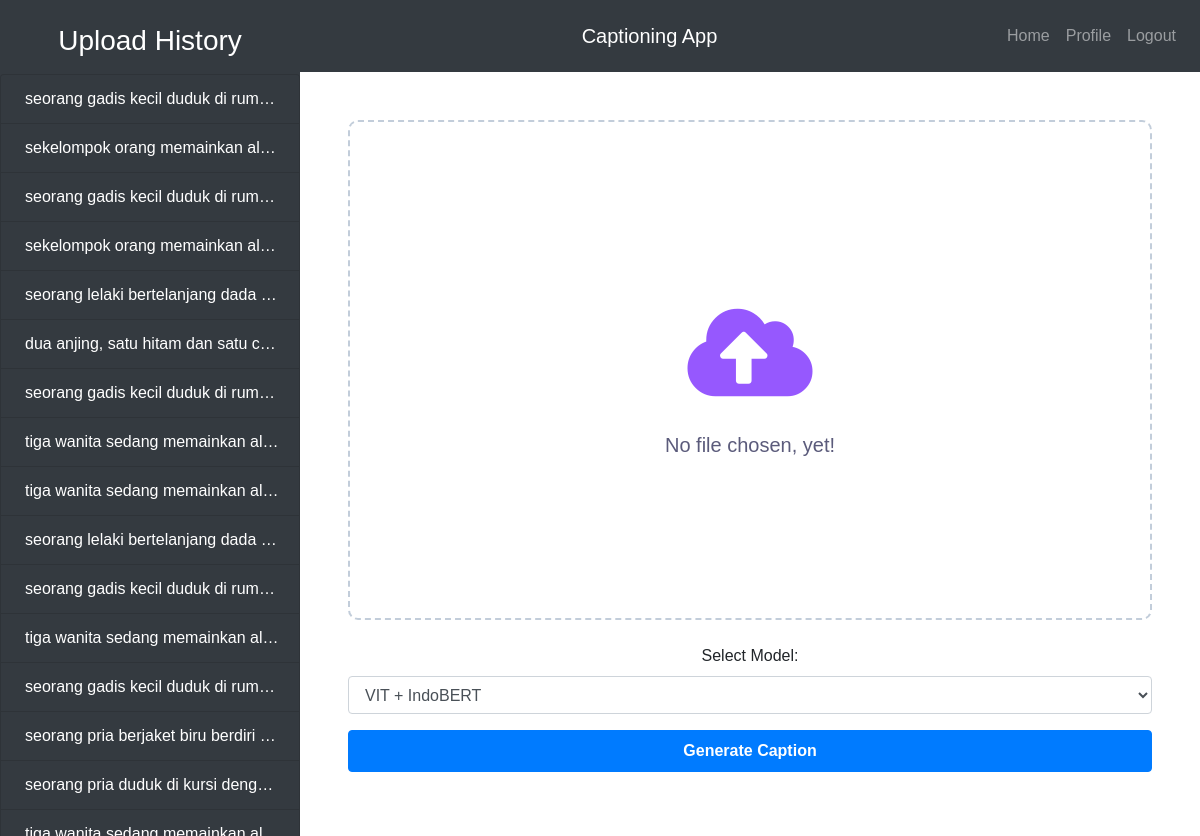
Screenshot of / (signed in) with the database file from the repository.
### app/models.py (models this page shows)
class PredictHistory(db.Model):
    id = db.Column(db.Integer, primary_key=True)
    user_id = db.Column(db.Integer, db.ForeignKey('user.id'), nullable=False)
    image_file = db.Column(db.String(100), nullable=False, unique=True)
    caption = db.Column(db.String(100), nullable=False)
    generated_date = db.Column(db.DateTime, nullable=False)

### app/main.py (the view)
@main.route('/')
@login_required
def index():
    user_id = current_user.id
    histories = PredictHistory.query.filter_by(user_id=user_id).order_by(PredictHistory.generated_date.desc())
    if "generation_id" in request.args:
        try:
            generation_id = int(request.args["generation_id"])
        except:
            flash(f"Invalid Generation ID ({request.args['generation_id']})")
            return redirect(url_for("main.index"))
        pred_hist = PredictHistory.query.get(generation_id)
        if not pred_hist:
            flash("This generation doesn't exist or already deleted")
            return redirect(url_for("main.index"))
        return render_template('index.html', histories=histories, image_path=pred_hist.image_file, caption=pred_hist.caption)
    else:
        return render_template('index.html', histories=histories, image_path="", caption="")

### app/__init__.py (called while the page is built)
def create_app():
    app = Flask(__name__)
    app.config['SECRET_KEY'] = 'imagecaptionbryan'
    app.config['SQLALCHEMY_DATABASE_URI'] = 'sqlite:///db.sqlite'
    db.init_app(app)
    login_manager = LoginManager()
    login_manager.login_view = 'auth.login'
    login_manager.init_app(app)
    @login_manager.user_loader
    def load_user(user_id):
        return User.query.get(int(user_id))
    from .models import User, PredictHistory, Statistics
    with app.app_context():
        db.create_all()
    from .auth import auth as auth_blueprint
    app.register_blueprint(auth_blueprint)
    from .main import main as main_blueprint
    app.register_blueprint(main_blueprint)
    return app

### app/templates/index.html (shortened to what this page needs)
{% extends "base.html" %}
{% block sidebar %}
<div class="h-100 bg-dark text-white overflow-auto py-4">
    <h3 class="text-center mb-3 px-4">Upload History</h3>
    <ul class="list-group" id="history-list">
        {% for history in histories %}
        {% if request.args.get('generation_id') == history.id|string %}
        <a href="{{ url_for('main.index') + '?generation_id=' + history.id|string }}"
            class="list-group-item list-group-item-action text-white text-nowrap text-truncate pl-4 show active">
            {{ history.caption }}
        </a>
        {% else %}
        <a href="{{ url_for('main.index') + '?generation_id=' + history.id|string }}"
            class="list-group-item list-group-item-action text-white text-nowrap text-truncate pl-4 show">
            {{ history.caption }}
        </a>
        {% endif %}
        {% endfor %}
    </ul>
</div>
{% endblock %}
{% block content %}
<link rel="stylesheet" href="https://cdnjs.cloudflare.com/ajax/libs/font-awesome/5.15.3/css/all.min.css" />
<div class="contrainer-fluid overflow-auto">
    <div class="container text-center flex-grow-1 p-5">
        <div class="wrapper mb-4">
            <div class="image" role="button" onclick="defaultBtnActive()">
            </div>
            <div class="content">
                <div class="icon">
                    <i class="fas fa-cloud-upload-alt"></i>
                </div>
                <div class="text">
                    No file chosen, yet!
                </div>
            </div>
        </div>
        <label for="captioner">Select Model:</label>
        <select id="captioner" class="form-control">
            <option value="vit-indobert">VIT + IndoBERT</option>
        </select>
        <button class="btn btn-primary w-100 p-2 font-weight-bold mt-3" id="generateButton"
            onclick="generate_caption()">Generate Caption</button>
    </div>
</div>
{% endblock %}

### app/templates/base.html (style rules this page uses)
html, body { height: 100%; font-family: sans-serif, "Helvetica Neue", Arial, "Apple Color Emoji", "Segoe UI Emoji", "Segoe UI Symbol"; }

### app/templates/index.html (style rules this page uses)
.list-group-item { background-color: #343a40; }
.wrapper { position: relative; height: 500px; width: 100%; border-radius: 10px; background: #fff; border: 2px dashed #c2cdda; display: flex; align-items: center; justify-content: center; overflow: hidden; }
.wrapper .image { position: absolute; height: 100%; width: 100%; display: flex; align-items: center; justify-content: center; }
.wrapper .icon { font-size: 100px; color: #9658fe; }
.wrapper .text { font-size: 20px; font-weight: 500; color: #5B5B7B; }
ul a { transition: all 0.5s ease-out; opacity: 0; }
ul a.show { opacity: 1; }

### rows the page displays
PredictHistory: caption "seorang gadis kecil duduk di rum…"
PredictHistory: caption "sekelompok orang memainkan al…"
PredictHistory: caption "seorang gadis kecil duduk di rum…"
PredictHistory: caption "sekelompok orang memainkan al…"
PredictHistory: caption "seorang lelaki bertelanjang dada…"
PredictHistory: caption "dua anjing, satu hitam dan satu c…"
PredictHistory: caption "seorang gadis kecil duduk di rum…"
PredictHistory: caption "tiga wanita sedang memainkan al…"
PredictHistory: caption "tiga wanita sedang memainkan al…"
PredictHistory: caption "seorang lelaki bertelanjang dada…"
PredictHistory: caption "seorang gadis kecil duduk di rum…"
PredictHistory: caption "tiga wanita sedang memainkan al…"
PredictHistory: caption "seorang gadis kecil duduk di rum…"
PredictHistory: caption "seorang pria berjaket biru berdiri…"
PredictHistory: caption "seorang pria duduk di kursi deng…"
